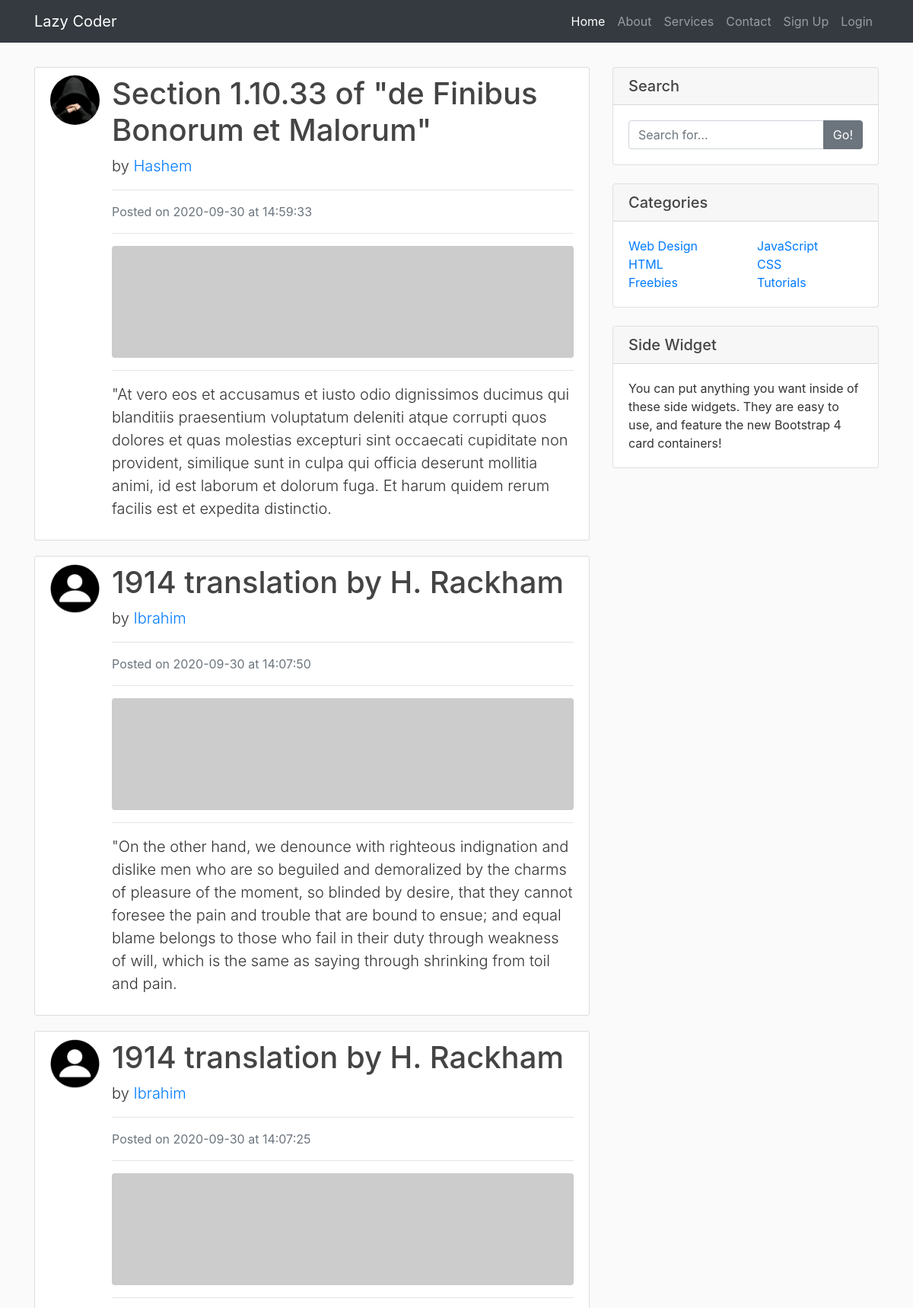
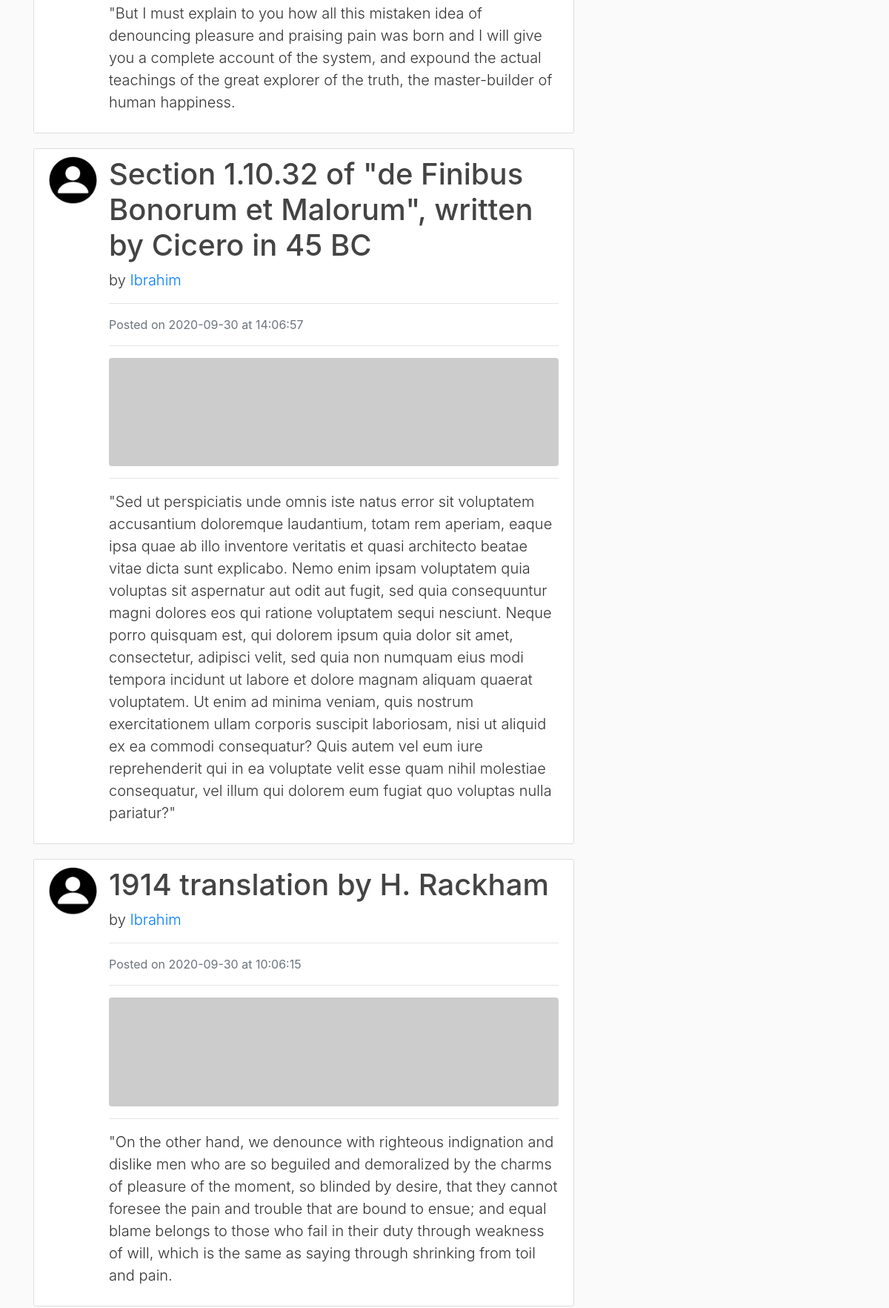
The page /home?page=2 (upper part) on the database its author committed (2 pictures, top to bottom).
### blog/models.py (models this page shows, shortened)
class Post(db.Model):
    id = db.Column(db.Integer, primary_key=True)
    title = db.Column(db.String(100), nullable=True)
    date_posted = db.Column(db.DateTime, nullable=False, default=datetime.utcnow)
    content = db.Column(db.Text, nullable=False)
    user_id = db.Column(db.Integer, db.ForeignKey('user.id'), nullable=False)

class User(db.Model, UserMixin):
    id = db.Column(db.Integer, primary_key=True)
    username = db.Column(db.String(255), unique=True, nullable=False)
    email = db.Column(db.String(255), unique=True, nullable=False)
    image_file = db.Column(db.String(20), nullable=False, default='default.jpg')
    password = db.Column(db.String(60), nullable = False)
    posts = db.relationship('Post', backref='author', lazy=True)

### blog/main/routes.py (the view)
@main.route('/')
@main.route('/home')
def home():
    page = request.args.get('page', 1, type=int)
    posts = Post.query.order_by(Post.date_posted.desc()).paginate(page=page, per_page=5)
    return render_template('home.html', posts=posts)

### blog/templates/home.html (shortened to what this page needs)
{% extends "layout.html" %}
{% block content %}
    {% for post in posts.items %}
        <div class="media content-section">
            <img class="rounded-circle article-img" src="{{ url_for('static', filename='profiles/' + post.author.image_file) }}" alt="">
            <div class="media-body">
                <h1>
                    <a href="{{ url_for('post.show_post', post_id=post.id) }}" class="article-title">
                        {{ post.title }}
                    </a>
                </h1>
                <p class="lead">
                    by <a href="{{ url_for('user.user_posts', username=post.author.username) }}">{{ post.author.username }}</a>
                </p>
                <hr>
                <p class="text-muted">Posted on {{ post.date_posted.strftime('%Y-%m-%d') }} at {{ post.date_posted.strftime('%H:%M:%S') }}</p>
                <hr>
                <img class="img-fluid rounded" src="http://placehold.it/620x150" alt="">
                <hr>
                <p class="lead">{{ post.content }}</p>
            </div>
        </div>
    {% endfor %}
{% endblock content %}
{% block sidebar %}
    <div class="card my-2">
        <h5 class="card-header">Search</h5>
        <div class="card-body">
            <div class="input-group">
                <input type="text" class="form-control" placeholder="Search for...">
                <span class="input-group-append">
                <button class="btn btn-secondary" type="button">Go!</button>
                </span>
            </div>
        </div>
    </div>
    <div class="card my-4">
        <h5 class="card-header">Categories</h5>
        <div class="card-body">
            <div class="row">
                <div class="col-lg-6">
                    <ul class="list-unstyled mb-0">
                        <li>
                            <a href="#">Web Design</a>
                        </li>
                        <li>
                            <a href="#">HTML</a>
                        </li>
                        <li>
                            <a href="#">Freebies</a>
                        </li>
                    </ul>
                </div>
                <div class="col-lg-6">
                    <ul class="list-unstyled mb-0">
                        <li>
                            <a href="#">JavaScript</a>
                        </li>
                        <li>
                            <a href="#">CSS</a>
                        </li>
                        <li>
                            <a href="#">Tutorials</a>
                        </li>
                    </ul>
                </div>
            </div>
        </div>
    </div>
    <div class="card my-4">
        <h5 class="card-header">Side Widget</h5>
        <div class="card-body">
            You can put anything you want inside of these side widgets. They are easy to use, and feature the new Bootstrap 4 card containers!
        </div>
    </div>
{% endblock sidebar %}

### blog/static/main.css (style rules this page uses)
body { background: #fafafa; color: #333333; margin-top: 5rem; }
h1, h2, h3, h4, h5, h6 { color: #444444; }
.content-section { background: #ffffff; padding: 10px 20px; border: 1px solid #dddddd; border-radius: 3px; margin-bottom: 20px; }
.article-title { color: #444444; }
.article-img { height: 65px; width: 65px; margin-right: 16px; }

### rows shown on the page
Post: image_file (placeholder picture), title "Section 1.10.33 of \"de Finibus Bonorum et Malorum\"", author.username "Hashem", date_posted "2020-09-30", date_posted "14:59:33", content "\"At vero eos et accusamus et iusto odio dignissimos ducimus qui blanditiis praesentium voluptatum deleniti atque corrupti quos dolores et quas molestias excepturi sint occaecati cupiditate non provident, similique sunt in culpa qui officia deserunt mollitia animi, id est laborum et dolorum fuga. Et harum quidem rerum facilis est et expedita distinctio."
Post: image_file (picture), title "1914 translation by H. Rackham", author.username "Ibrahim", date_posted "2020-09-30", date_posted "14:07:50", content "\"On the other hand, we denounce with righteous indignation and dislike men who are so beguiled and demoralized by the charms of pleasure of the moment, so blinded by desire, that they cannot foresee the pain and trouble that are bound to ensue; and equal blame belongs to those who fail in their duty through weakness of will, which is the same as saying through shrinking from toil and pain."
Post: image_file (picture), title "1914 translation by H. Rackham", author.username "Ibrahim", date_posted "2020-09-30", date_posted "14:07:25", content "\"But I must explain to you how all this mistaken idea of denouncing pleasure and praising pain was born and I will give you a complete account of the system, and expound the actual teachings of the great explorer of the truth, the master-builder of human happiness."
Post: image_file (picture), title "Section 1.10.32 of \"de Finibus Bonorum et Malorum\", written by Cicero in 45 BC", author.username "Ibrahim", date_posted "2020-09-30", date_posted "14:06:57", content "\"Sed ut perspiciatis unde omnis iste natus error sit voluptatem accusantium doloremque laudantium, totam rem aperiam, eaque ipsa quae ab illo inventore veritatis et quasi architecto beatae vitae dicta sunt explicabo. Nemo enim ipsam voluptatem quia voluptas sit aspernatur aut odit aut fugit, sed quia consequuntur magni dolores eos qui ratione voluptatem sequi nesciunt. Neque porro quisquam est, qui dolorem ipsum quia dolor sit amet, consectetur, adipisci velit, sed quia non numquam eius modi tempora incidunt ut labore et dolore magnam aliquam quaerat voluptatem. Ut enim ad minima veniam, quis nostrum exercitationem ullam corporis suscipit laboriosam, nisi ut aliquid ex ea commodi…"
Post: image_file (picture), title "1914 translation by H. Rackham", author.username "Ibrahim", date_posted "2020-09-30", date_posted "10:06:15", content "\"On the other hand, we denounce with righteous indignation and dislike men who are so beguiled and demoralized by the charms of pleasure of the moment, so blinded by desire, that they cannot foresee the pain and trouble that are bound to ensue; and equal blame belongs to those who fail in their duty through weakness of will, which is the same as saying through shrinking from toil and pain."
